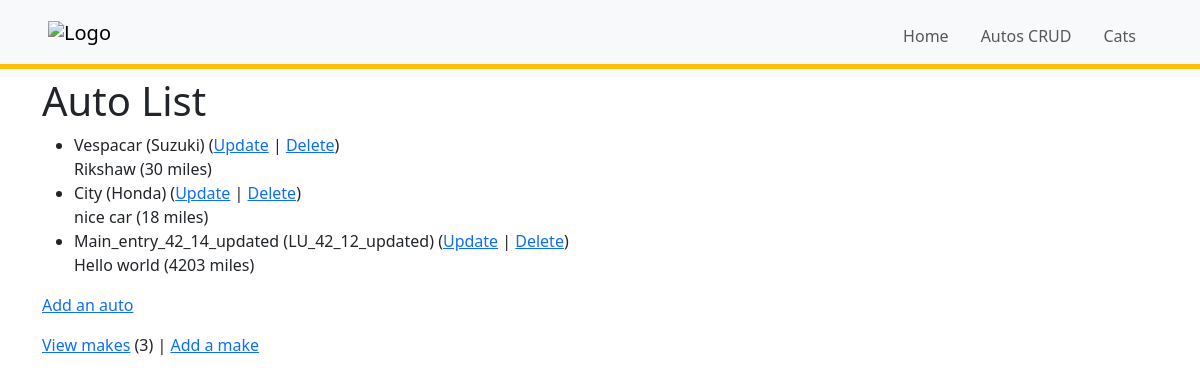
The page /autos/ (signed in) on the database its author committed.
### autos/models.py (models this page shows, shortened)
class Auto(models.Model):
    nickname = models.CharField(
        max_length=200,
        validators=[MinLengthValidator(2, 'Must be greater then one character')]
        )
    mileage = models.PositiveIntegerField()
    comments = models.CharField(max_length=300)
    make = models.ForeignKey('Make', on_delete=models.CASCADE, null=False)

class Make(models.Model):
    name = models.CharField(
            max_length=200,
            help_text='Enter a Make(manufacturer) e.g Toyota',
            validators=[MinLengthValidator(2, 'Must be greater then one character')]
            )
    def __str__(self):
        return self.name

### autos/views.py (the view)
# urls.py: path('', MainView.as_view(), name='all'),
class MainView(LoginRequiredMixin, View):
    def get(self, request):
        mc = Make.objects.all().count()
        al = Auto.objects.all()
        ctx = {'make_count': mc, 'auto_list': al}
        return render(request, 'autos/auto_list.html', ctx)

### templates/autos/auto_list.html
{% extends "_base.html" %}
{% block content %}
  <h1>Auto List</h1>
  {% if auto_list %}
  <ul>
    {% for auto in auto_list %}
      <li>
          {{ auto.nickname }} ({{ auto.make }})
          (<a href="{% url 'autos:auto_update' auto.id %}">Update</a> |
          <a href="{% url 'autos:auto_delete' auto.id %}">Delete</a>) <br/>
          {{ auto.comments }} ({{ auto.mileage }} miles)
      </li>
    {% endfor %}
  </ul>
  {% else %}
    <p>There are no autos in the library.</p>
  {% endif %}
  <p>
    {% if make_count > 0 %}
      <a href="{% url 'autos:auto_create' %}">Add an auto</a>
    {% else %}
      Please add a make before you add an auto.
    {% endif %}
  </p>
  <p>
  <a href="{% url 'autos:make_list' %}">View makes</a> ({{ make_count }}) |
    <a href="{% url 'autos:make_create' %}">Add a make</a>
  </p>
{% endblock %}

### rows shown on the page
Auto: nickname "Vespacar", make "Suzuki", comments "Rikshaw", mileage "30"
Auto: nickname "City", make "Honda", comments "nice car", mileage "18"
Auto: nickname "Main_entry_42_14_updated", make "LU_42_12_updated", comments "Hello world", mileage "4203"

### other values the page prints
{{ make_count }} "3"
